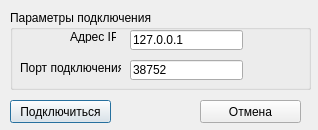
<?xml version="1.0" encoding="UTF-8"?>
<ui version="4.0">
 <class>Dialog</class>
 <widget class="QDialog" name="Dialog">
  <property name="geometry">
   <rect>
    <x>0</x>
    <y>0</y>
    <width>318</width>
    <height>130</height>
   </rect>
  </property>
  <property name="windowTitle">
   <string>Подключение к серверу</string>
  </property>
  <widget class="QGroupBox" name="g1">
   <property name="geometry">
    <rect>
     <x>10</x>
     <y>10</y>
     <width>301</width>
     <height>80</height>
    </rect>
   </property>
   <property name="title">
    <string>Параметры подключения</string>
   </property>
   <widget class="QLabel" name="lblIP">
    <property name="geometry">
     <rect>
      <x>60</x>
      <y>20</y>
      <width>46</width>
      <height>13</height>
     </rect>
    </property>
    <property name="text">
     <string>Адрес IP</string>
    </property>
   </widget>
   <widget class="QLineEdit" name="entIP">
    <property name="geometry">
     <rect>
      <x>120</x>
      <y>20</y>
      <width>113</width>
      <height>20</height>
     </rect>
    </property>
    <property name="text">
     <string>127.0.0.1</string>
    </property>
   </widget>
   <widget class="QLabel" name="label">
    <property name="geometry">
     <rect>
      <x>10</x>
      <y>50</y>
      <width>101</width>
      <height>16</height>
     </rect>
    </property>
    <property name="text">
     <string>Порт подключения</string>
    </property>
   </widget>
   <widget class="QLineEdit" name="entPort">
    <property name="geometry">
     <rect>
      <x>120</x>
      <y>50</y>
      <width>113</width>
      <height>20</height>
     </rect>
    </property>
    <property name="text">
     <string>38752</string>
    </property>
   </widget>
  </widget>
  <widget class="QPushButton" name="btnConnect">
   <property name="geometry">
    <rect>
     <x>10</x>
     <y>100</y>
     <width>101</width>
     <height>23</height>
    </rect>
   </property>
   <property name="text">
    <string>Подключиться</string>
   </property>
  </widget>
  <widget class="QPushButton" name="btnCancel">
   <property name="geometry">
    <rect>
     <x>200</x>
     <y>100</y>
     <width>101</width>
     <height>23</height>
    </rect>
   </property>
   <property name="text">
    <string>Отмена</string>
   </property>
  </widget>
 </widget>
 <resources/>
 <connections/>
</ui>
